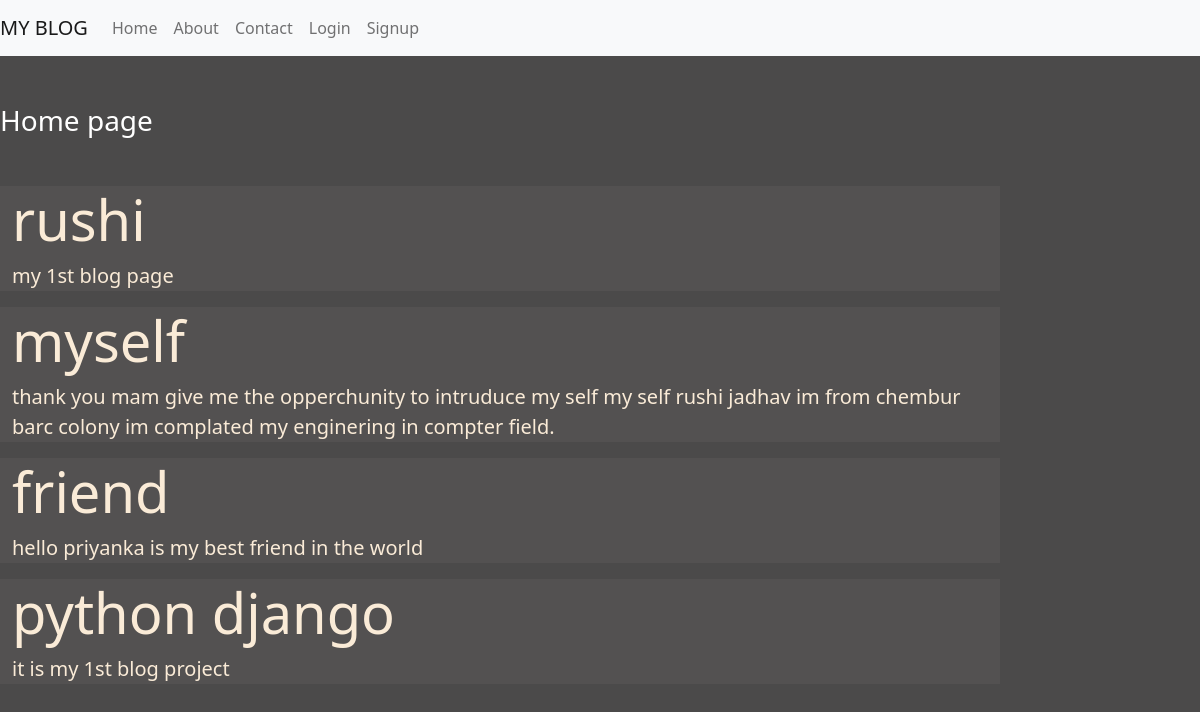
/test_app/, run on the app's committed database.
### test_app/models.py (models this page shows)
class Post(models.Model):
    title = models.CharField(max_length=200)
    desc = models.TextField()

### test_app/views.py (the view)
# urls.py: path('', views.index),
def index(request):
    posts = Post.objects.all()
    return render(request,'index.html', {'posts':posts})

### test_app/templates/index.html (shortened to what this page needs)
{% load static %}
<!doctype html>
<html lang="en">
  <head>
    <link href="{% static 'blog/css/bootstrap.css' %}" rel="stylesheet">
    <link href="{% static 'blog/css/style.css' %}" rel="stylesheet">
  </head>
  <body>
    {% block content %}
<section id="navigation-bar">
    <nav class="navbar navbar-expand-lg navbar-light bg-light">
        <a class="navbar-brand" href="#">MY BLOG</a>
        <div class="collapse navbar-collapse" id="navbarNav">
            <ul class="navbar-nav">
                <li class="nav-item active">
                    <a class="nav-link" href="#">Home </a>
                </li>
                <li class="nav-item">
                    <a class="nav-link" href="{% url 'about' %}">About</a>
                </li>
                <li class="nav-item">
                    <a class="nav-link" href="{% url 'contact' %}">Contact</a>
                </li>
                {% if request.user.is_authenticated %}
            </ul>
            <ul class="navbar-nav ml-auto">
                <li class="nav-item">
                    <a class="nav-link" href="{% url 'logout' %}">Logout</a>
                </li>
            </ul>
            {% else %}
            <ul class="navbar-nav ml-auto">
                <li class="nav-item">
                    <a class="nav-link" href="{% url 'login' %}">Login</a>
                </li>
            </ul>
            <ul class="navbar-nav ml-auto">
                <li class="nav-item">
                    <a class="nav-link" href="{% url 'signup' %}">Signup</a>
                </li>
            </ul>
            {% endif %}
        </div>
    </nav>
</section>
<div class="col-sm-10">
    <h3 class="text-white my-5">Home page</h3>
    {% for post in posts %}
        <div class="jumbotron jumbotron-fluid jumbo-color">
            <div class="container">
                <h1 class="display-4 font-weight-bold">{{post.title}}</h1>
            <p class="lead">{{post.desc}}</p>
            </div>
        </div>
    {% endfor %}
</div>
    {% endblock %}
  </body>
</html>

### test_app/static/blog/css/style.css (style rules this page uses)
body { background-color: rgb(75, 74, 74); color: antiquewhite; }
.jumbo-color { background-color: rgb(83, 81, 81); }

### data on the page
Post: title "rushi", desc "my 1st blog page"
Post: title "myself", desc "thank you mam give me the opperchunity to intruduce my self my self rushi jadhav im from chembur barc colony im complated my enginering in compter field."
Post: title "friend", desc "hello priyanka is my best friend in the world"
Post: title "python django", desc "it is my 1st blog project"
